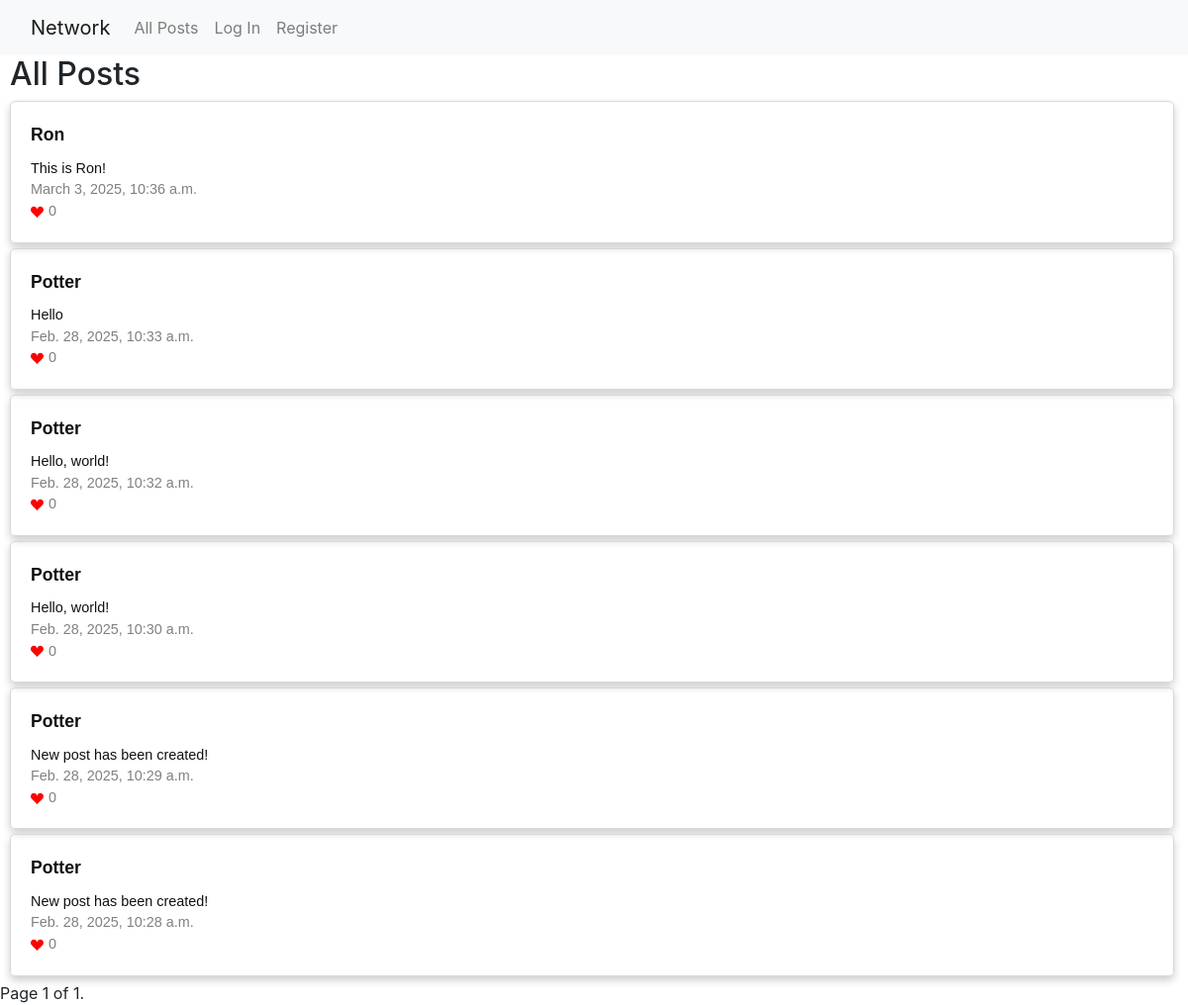
The app's page /, older data.
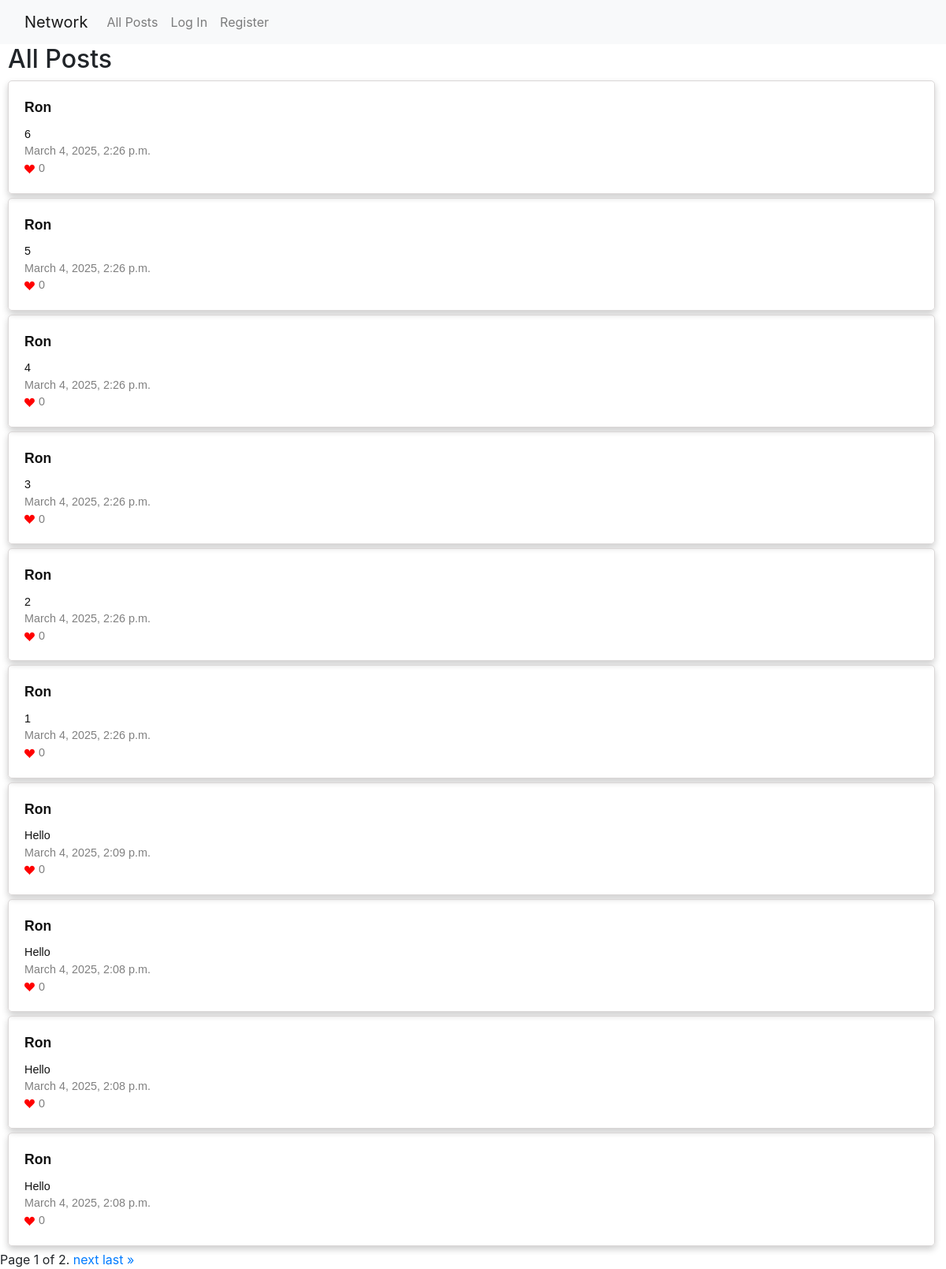
The same page, newer data.
### network/models.py (models this page shows, shortened)
class Posts(models.Model):
    author = models.ForeignKey(User, on_delete=models.CASCADE,related_name='posts')
    content = models.TextField(blank=False)
    likes = models.ManyToManyField(User, related_name='liked_posts', blank=True)
    date_time = models.DateTimeField(auto_now_add=True)

class User(AbstractUser):
    pass
    following = models.ManyToManyField('self', symmetrical=False, related_name='followers', blank=True)

### network/views.py (the view)
# urls.py: path("", views.index, name="index"),
def index(request):
    posts = Posts.objects.all().order_by('-date_time')
    paginator = Paginator(posts, 10) #Show 10 posts per page.
    page_number = request.GET.get('page')
    page_obj = paginator.get_page(page_number)
    return render(request, "network/index.html", {
        'page_obj': page_obj
    })

### network/templates/network/index.html (shortened to what this page needs)
{% extends "network/layout.html" %}
{% block body %}
    <h2 class="header">All Posts</h2>
    {% for post in page_obj %}
        <div class="post">
            <a href="{% url 'profile' user_id=post.author.id %}"><strong>{{ post.author }}</strong></a>
            <p>{{ post.content }}</p>
            <p>{{ post.date_time }}</p>
            <p><svg xmlns="http://www.w3.org/2000/svg" width="16" height="16" fill="currentColor" class="bi bi-suit-heart-fill" viewBox="0 0 16 16">
                <path d="M4 1c2.21 0 4 1.755 4 3.92C8 2.755 9.79 1 12 1s4 1.755 4 3.92c0 3.263-3.234 4.414-7.608 9.608a.513.513 0 0 1-.784 0C3.234 9.334 0 8.183 0 4.92 0 2.755 1.79 1 4 1"/>
              </svg>{{ post.likes.count }}</p>
        </div>
    {% endfor %}
    <div class="pagination">
        <span class="step-links">
            <span class="current">
                Page {{ page_obj.number }} of {{ page_obj.paginator.num_pages }}.
            </span>
            {% if page_obj.has_next %}
                <a href="?page={{ page_obj.next_page_number }}">next</a>
                <a href="?page={{ page_obj.paginator.num_pages }}">last &raquo;</a>
            {% endif %}
        </span>
    </div>
{% endblock %}

Row changes from the older to the newer data that the page shows:
no longer on this page (row unchanged): Posts: author "Ron", content "This is Ron!", date_time "March 3, 2025, 10:36 a.m.", likes.count "0"
no longer on this page (row unchanged): Posts: author "Potter", content "Hello", date_time "Feb. 28, 2025, 10:33 a.m.", likes.count "0"
no longer on this page (row unchanged): Posts: author "Potter", content "Hello, world!", date_time "Feb. 28, 2025, 10:32 a.m.", likes.count "0"
no longer on this page (row unchanged): Posts: author "Potter", content "Hello, world!", date_time "Feb. 28, 2025, 10:30 a.m.", likes.count "0"
no longer on this page (row unchanged): Posts: author "Potter", content "New post has been created!", date_time "Feb. 28, 2025, 10:29 a.m.", likes.count "0"
no longer on this page (row unchanged): Posts: author "Potter", content "New post has been created!", date_time "Feb. 28, 2025, 10:28 a.m.", likes.count "0"
added Posts: author "Ron", content "6", date_time "March 4, 2025, 2:26 p.m.", likes.count "0"
added Posts: author "Ron", content "5", date_time "March 4, 2025, 2:26 p.m.", likes.count "0"
added Posts: author "Ron", content "4", date_time "March 4, 2025, 2:26 p.m.", likes.count "0"
added Posts: author "Ron", content "3", date_time "March 4, 2025, 2:26 p.m.", likes.count "0"
added Posts: author "Ron", content "2", date_time "March 4, 2025, 2:26 p.m.", likes.count "0"
added Posts: author "Ron", content "1", date_time "March 4, 2025, 2:26 p.m.", likes.count "0"
added Posts: author "Ron", content "Hello", date_time "March 4, 2025, 2:09 p.m.", likes.count "0"
added Posts: author "Ron", content "Hello", date_time "March 4, 2025, 2:08 p.m.", likes.count "0"
added Posts: author "Ron", content "Hello", date_time "March 4, 2025, 2:08 p.m.", likes.count "0"
added Posts: author "Ron", content "Hello", date_time "March 4, 2025, 2:08 p.m.", likes.count "0"
Text that changed along with them:
{{ page_obj.paginator.num_pages }}: "1" → "2"
text now shown: "next last »"
